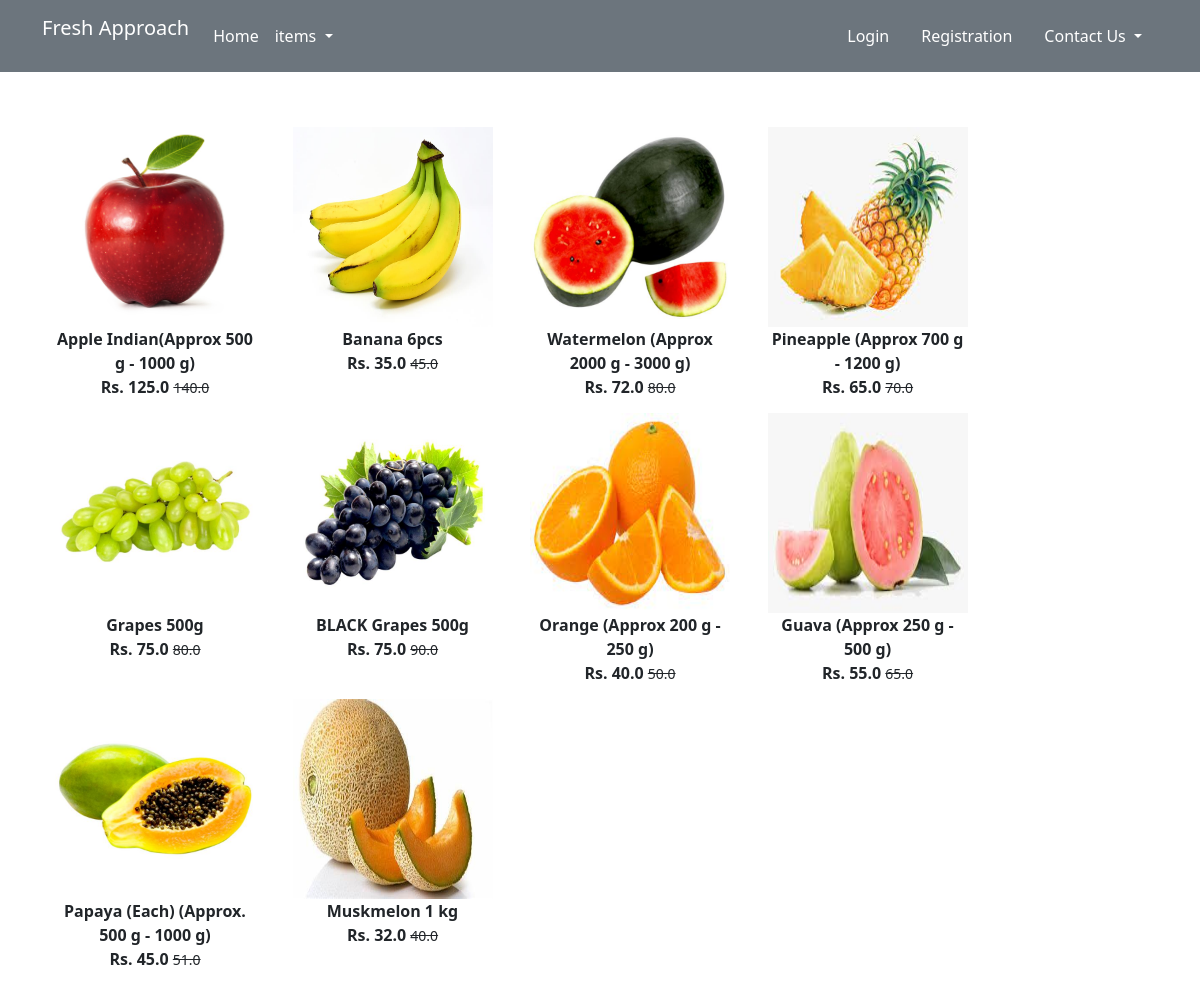
The page /fruits/ on the database as committed earlier.
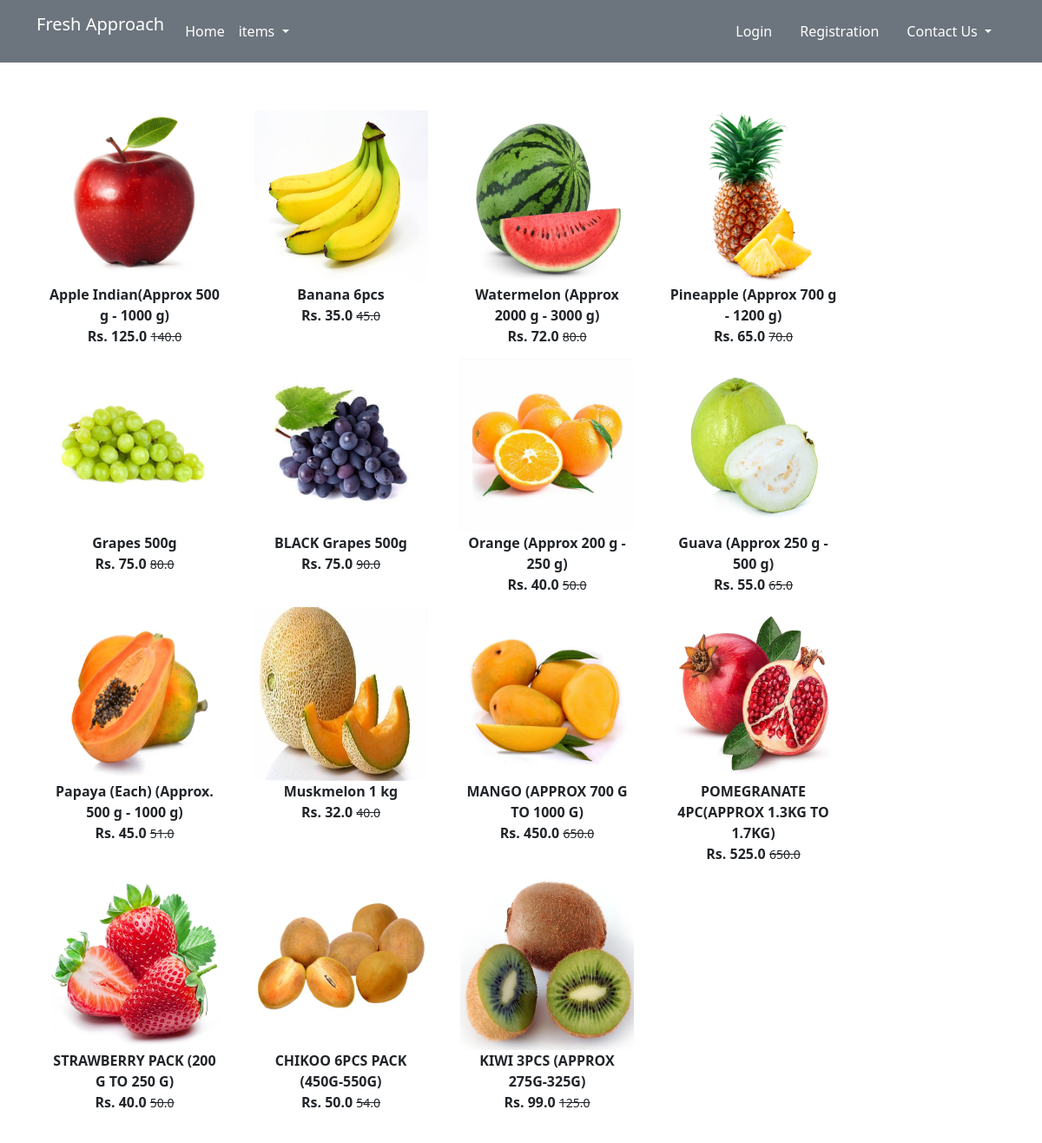
The same page on the database as committed later.
### app/models.py (models this page shows, shortened)
class Product(models.Model):
    title = models.CharField(max_length=100)
    selling_price = models.FloatField()
    discounted_price = models.FloatField()
    description = models.TextField()
    brand = models.CharField(max_length=100)
    category = models.CharField(choices=CATEGORY_CHOICES, max_length=2)
    product_image = models.ImageField(upload_to='productimg')

### app/views.py (the view)
# urls.py: path('fruits/', views.fruits, name='fruits'),
def fruits(request, data=None):
    if data == None:
        fruits = Product.objects.filter(category='F')
    return render(request, 'app/fruits.html', {'fruits': fruits})

### app/templates/app/fruits.html (shortened to what this page needs)
{% extends 'app/base.html' %}
{% load static %}
{% block main-content %}
<div class="container my-5">
 <div class="row">
  <div class="col-sm-10">
   <div class="row">
    {% for product in fruits %}
    <div class="col-sm-3 text-center mb-7">
     <a href="{% url 'product-detail' product.id %}" class="btn">
      <div class="item">
       <img src="{{product.product_image.url}}" alt="" height="200" width="200" class="">
       <div class="fw-bold">{{product.title}}</div>
       <div class="fw-bold">Rs. {{product.discounted_price}}
        <small class="fw-light text-decoration-line-through">{{product.selling_price}}</small>
       </div>
      </div>
     </a>
    </div>
    {% endfor %}
   </div>
  </div>
 </div>
</div>
{% endblock main-content %}

### app/templates/app/base.html (shortened to what this page needs)
<!doctype html>
{% load static %}
<html lang="en">
  <head>
    <link href="https://cdn.jsdelivr.net/npm/bootstrap@5.0.0-beta1/dist/css/bootstrap.min.css" rel="stylesheet">
    <link rel="stylesheet" href="{% static 'app/css/owl.carousel.min.css' %}">
    <link rel="stylesheet" href="{% static 'app/css/all.min.css' %}">
    <link rel="stylesheet" href="{% static 'app/css/style.css' %}">
  </head>
    <body>
    <nav class="navbar navbar-expand-lg navbar-fixed-top navbar-dark bg-secondary ">
     <div class="container" >
       <a class="navbar-brand" href="/"><p style="color:white">Fresh Approach</p></a>
       <div class="collapse navbar-collapse" id="navbarSupportedContent">
         <ul class="navbar-nav me-auto mb-2 mb-lg-0">
           <li class="nav-item">
             <a class="nav-link active" aria-current="page" href="/">Home</a>
           </li>
           <li class="nav-item dropdown">
             <a class="nav-link dropdown-toggle text-white" href="#" id="itemDropdown" role="button" data-bs-toggle="dropdown" aria-expanded="false">
               items
             </a>
           </li>
         </ul>
         <div>
          <ul class="navbar-nav me-auto mb-2 mb-lg-0">
              {% if request.user.is_authenticated %}
           <li class="nav-item dropdown mx-2">
              <a class="nav-link dropdown-toggle text-white" href="#" id="profileDropdown" role="button" data-bs-toggle="dropdown" aria-expanded="false">
                {{request.user.username|capfirst}}
              </a>
              <ul class="dropdown-menu" aria-labelledby="profileDropdown">
                <li><a class="dropdown-item" href="{% url 'profile' %}">Profile</a></li>
                <li><a class="dropdown-item" href="{% url 'orders' %}">Orders</a></li>
                <li><a class="dropdown-item" href="{% url 'passwordchange' %}">Change Password</a></li>
                <li><a class="dropdown-item" href="{% url 'logout'%}">Logout</a></li>
              </ul>
            </li>
            <li class="nav-item mx-2">
             <a href="{% url 'showcart' %}" class="nav-link text-white"><span class="badge bg-danger">{{totalitem}}</span> Cart </a>
            </li>
              {% else %}
            <li class="nav-item mx-2">
             <a href="{% url 'login' %}" class="nav-link text-white">Login</a>
            </li>
            <li class="nav-item mx-2">
             <a href="{% url 'customerregistration' %}" class="nav-link text-white">Registration</a>
            </li>
              {% endif %}
              <li class="nav-item dropdown mx-2">
              <a class="nav-link dropdown-toggle text-white" role="button" data-bs-toggle="dropdown" aria-expanded="false">
                Contact Us
              </a>
            </li>
          </ul>
         </div>
       </div>
     </div>
    </nav>
    {% block main-content %} {% endblock main-content %}
  </body>
</html>

Rows that differ between the two databases and show on the page:
changed Product "Watermelon (Approx 2000 g - 3000 g)": product_image: a different picture
changed Product "Pineapple (Approx 700 g - 1200 g)": product_image: a different picture
changed Product "Grapes 500g": product_image: a different picture
changed Product "BLACK Grapes 500g": product_image: a different picture
changed Product "Orange (Approx 200 g - 250 g)": product_image: a different picture
changed Product "Guava (Approx 250 g - 500 g)": product_image: a different picture
changed Product "Papaya (Each) (Approx. 500 g - 1000 g)": product_image: a different picture
added Product: product_image (picture), title "MANGO (APPROX 700 G TO 1000 G)", discounted_price "450.0", selling_price "650.0"
added Product: product_image (picture), title "POMEGRANATE 4PC(APPROX 1.3KG TO 1.7KG)", discounted_price "525.0", selling_price "650.0"
added Product: product_image (picture), title "STRAWBERRY PACK (200 G TO 250 G)", discounted_price "40.0", selling_price "50.0"
added Product: product_image (picture), title "CHIKOO 6PCS PACK (450G-550G)", discounted_price "50.0", selling_price "54.0"
added Product: product_image (picture), title "KIWI 3PCS (APPROX 275G-325G)", discounted_price "99.0", selling_price "125.0"
